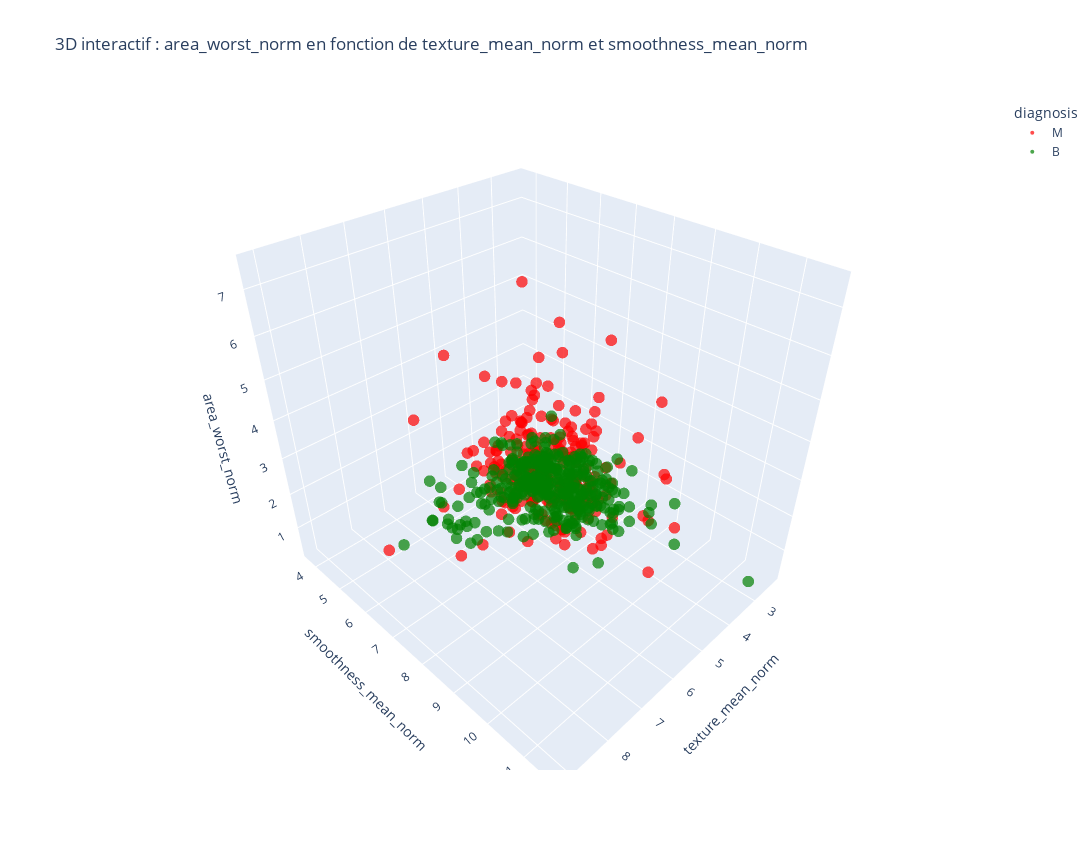
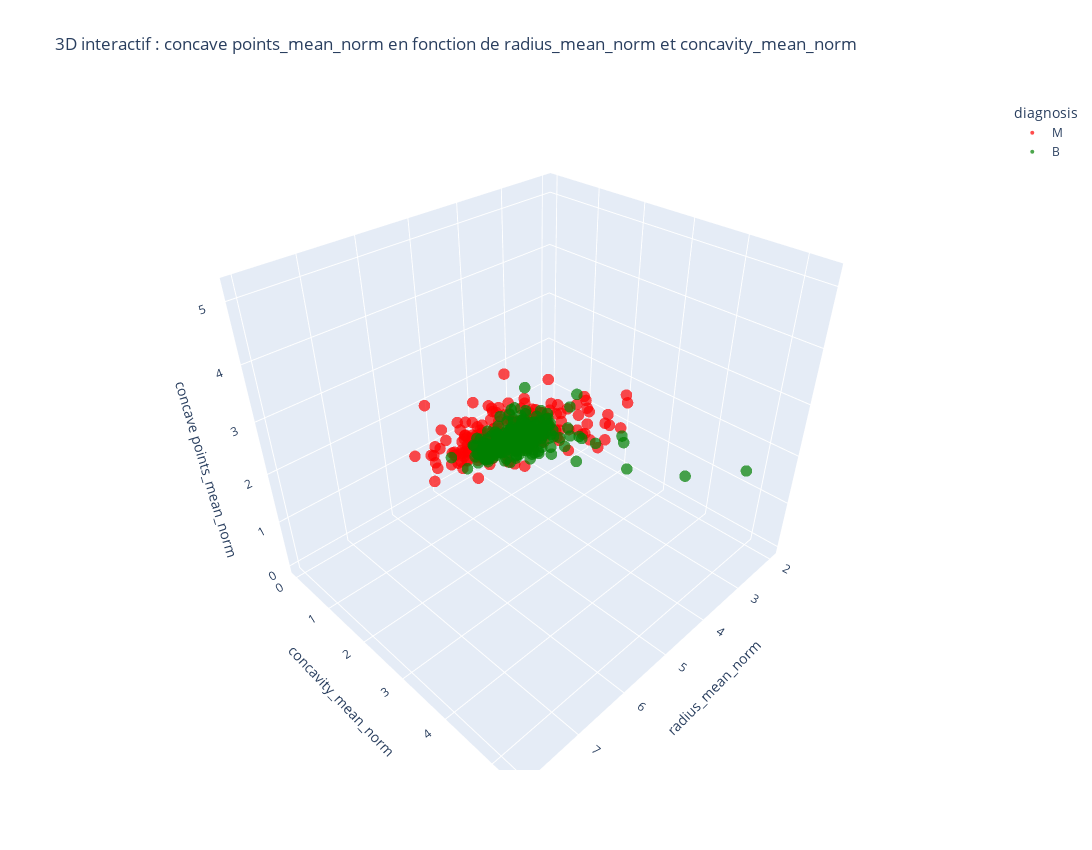
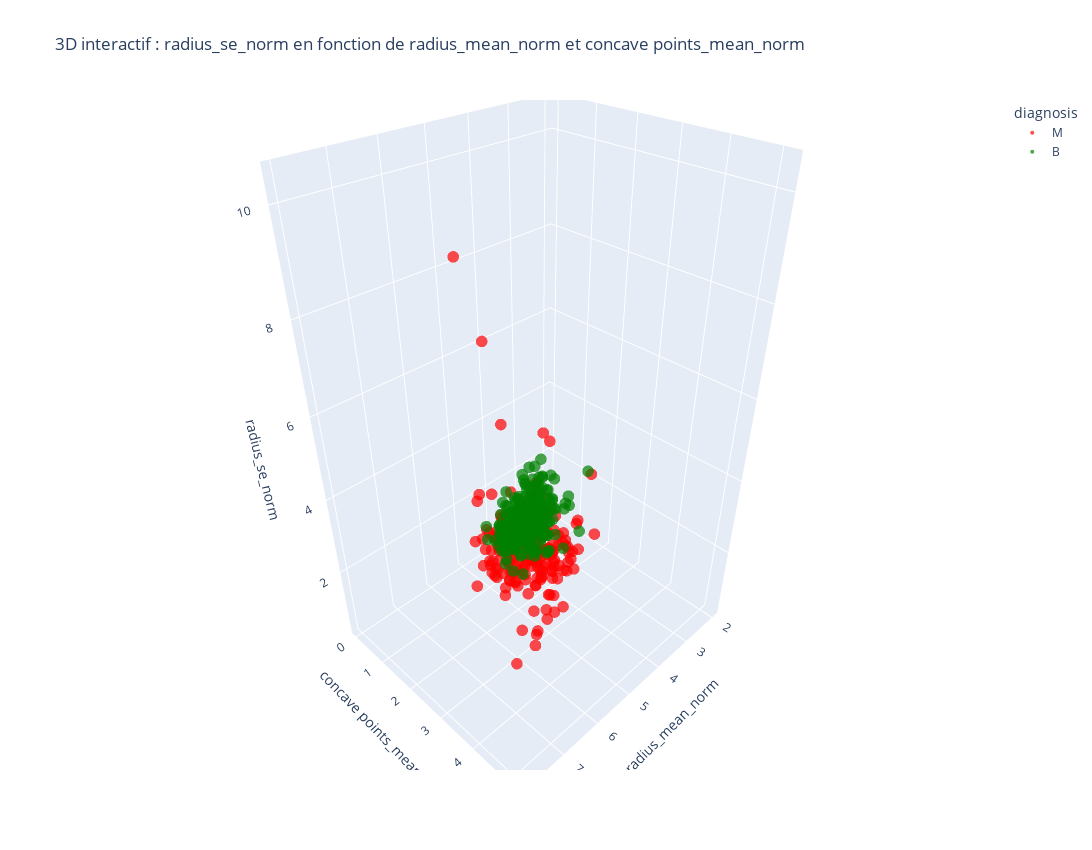
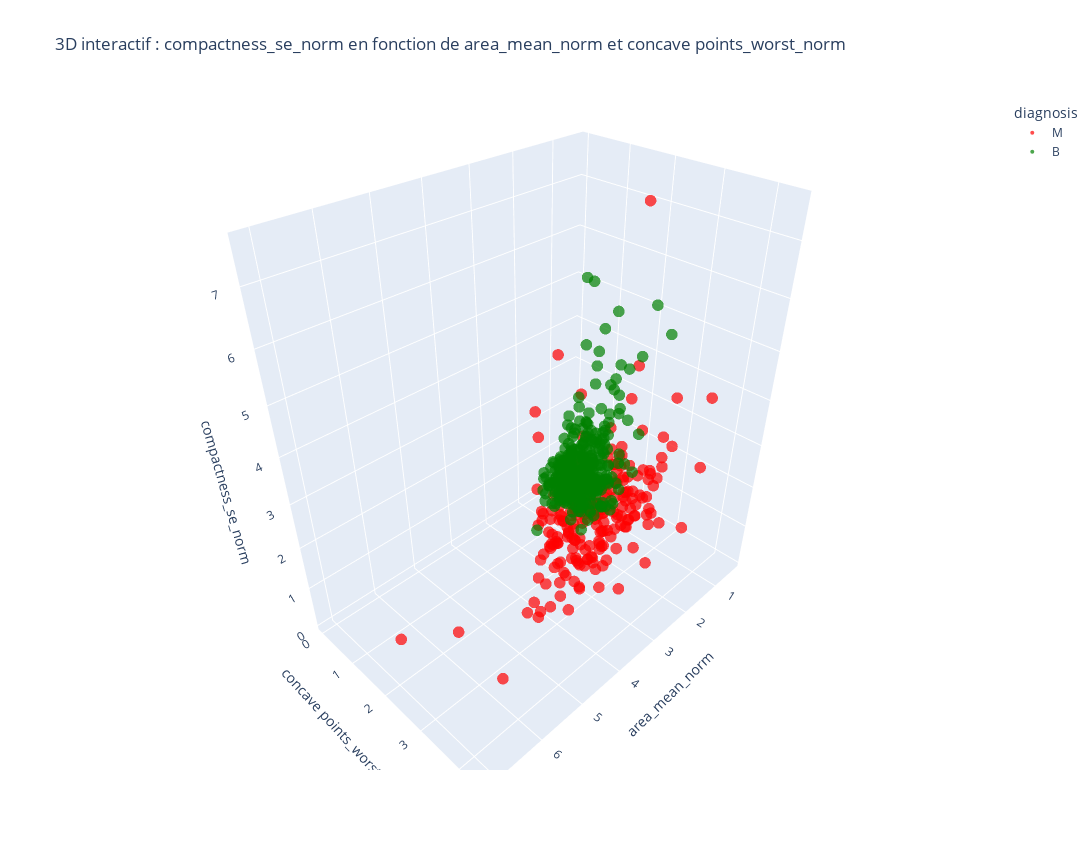

Here is the notebook cell these charts were saved with, in order:
### Code cell
import plotly.express as px

# Triplets à visualiser
plots_3d = [
    ("texture_mean_norm", "smoothness_mean_norm", "area_worst_norm"),
    ("radius_mean_norm", "concavity_mean_norm", "concave points_mean_norm"),
    ("radius_mean_norm", "concave points_mean_norm", "radius_se_norm"),
    ("area_mean_norm", "concave points_worst_norm", "compactness_se_norm")
]

# Boucle pour afficher les 4 figures interactives
for x, y, z in plots_3d:
    fig = px.scatter_3d(
        var_norm,
        x=x,
        y=y,
        z=z,
        color="diagnosis",
        opacity=0.7,
        color_discrete_map={"M": "red", "B": "green"},
        title=f"3D interactif : {z} en fonction de {x} et {y}"
    )
    fig.update_traces(marker=dict(size=4))  # Taille 
    fig.update_layout(
    title=f"3D interactif : {z} en fonction de {x} et {y}",
    width=1300,   # largeur en pixels
    height=850    # hauteur en pixels
)

    fig.show()

### Figure 1 — Plotly figure (JSON) as saved in the notebook; plotly's stock layout.template omitted (floating-point values rounded to 4 significant figures; data arrays with more than 128 entries replaced by an {"elided": "..."} marker saying what was removed)
{"data": [{"hovertemplate": "diagnosis=M<br>texture_mean_norm=%{x}<br>smoothness_mean_norm=%{y}<br>area_worst_norm=%{z}<extra></extra>", "legendgroup": "M", "marker": {"color": "red", "opacity": 0.7, "size": 4, "symbol": "circle"}, "mode": "markers", "name": "M", "scene": "scene", "showlegend": true, "type": "scatter3d", "x": {"elided": "212 float values"}, "y": {"elided": "212 float values"}, "z": {"elided": "212 float values"}}, {"hovertemplate": "diagnosis=B<br>texture_mean_norm=%{x}<br>smoothness_mean_norm=%{y}<br>area_worst_norm=%{z}<extra></extra>", "legendgroup": "B", "marker": {"color": "green", "opacity": 0.7, "size": 4, "symbol": "circle"}, "mode": "markers", "name": "B", "scene": "scene", "showlegend": true, "type": "scatter3d", "x": {"elided": "357 float values"}, "y": {"elided": "357 float values"}, "z": {"elided": "357 float values"}}], "layout": {"height": 850, "legend": {"title": {"text": "diagnosis"}, "tracegroupgap": 0}, "scene": {"domain": {"x": [0, 1], "y": [0, 1]}, "xaxis": {"title": {"text": "texture_mean_norm"}}, "yaxis": {"title": {"text": "smoothness_mean_norm"}}, "zaxis": {"title": {"text": "area_worst_norm"}}}, "title": {"text": "3D interactif : area_worst_norm en fonction de texture_mean_norm et smoothness_mean_norm"}, "width": 1300}}

### Figure 2 — Plotly figure (JSON) as saved in the notebook; plotly's stock layout.template omitted (floating-point values rounded to 4 significant figures; data arrays with more than 128 entries replaced by an {"elided": "..."} marker saying what was removed)
{"data": [{"hovertemplate": "diagnosis=M<br>radius_mean_norm=%{x}<br>concavity_mean_norm=%{y}<br>concave points_mean_norm=%{z}<extra></extra>", "legendgroup": "M", "marker": {"color": "red", "opacity": 0.7, "size": 4, "symbol": "circle"}, "mode": "markers", "name": "M", "scene": "scene", "showlegend": true, "type": "scatter3d", "x": {"elided": "212 float values"}, "y": {"elided": "212 float values"}, "z": {"elided": "212 float values"}}, {"hovertemplate": "diagnosis=B<br>radius_mean_norm=%{x}<br>concavity_mean_norm=%{y}<br>concave points_mean_norm=%{z}<extra></extra>", "legendgroup": "B", "marker": {"color": "green", "opacity": 0.7, "size": 4, "symbol": "circle"}, "mode": "markers", "name": "B", "scene": "scene", "showlegend": true, "type": "scatter3d", "x": {"elided": "357 float values"}, "y": {"elided": "357 float values"}, "z": {"elided": "357 float values"}}], "layout": {"height": 850, "legend": {"title": {"text": "diagnosis"}, "tracegroupgap": 0}, "scene": {"domain": {"x": [0, 1], "y": [0, 1]}, "xaxis": {"title": {"text": "radius_mean_norm"}}, "yaxis": {"title": {"text": "concavity_mean_norm"}}, "zaxis": {"title": {"text": "concave points_mean_norm"}}}, "title": {"text": "3D interactif : concave points_mean_norm en fonction de radius_mean_norm et concavity_mean_norm"}, "width": 1300}}

### Figure 3 — Plotly figure (JSON) as saved in the notebook; plotly's stock layout.template omitted (floating-point values rounded to 4 significant figures; data arrays with more than 128 entries replaced by an {"elided": "..."} marker saying what was removed)
{"data": [{"hovertemplate": "diagnosis=M<br>radius_mean_norm=%{x}<br>concave points_mean_norm=%{y}<br>radius_se_norm=%{z}<extra></extra>", "legendgroup": "M", "marker": {"color": "red", "opacity": 0.7, "size": 4, "symbol": "circle"}, "mode": "markers", "name": "M", "scene": "scene", "showlegend": true, "type": "scatter3d", "x": {"elided": "212 float values"}, "y": {"elided": "212 float values"}, "z": {"elided": "212 float values"}}, {"hovertemplate": "diagnosis=B<br>radius_mean_norm=%{x}<br>concave points_mean_norm=%{y}<br>radius_se_norm=%{z}<extra></extra>", "legendgroup": "B", "marker": {"color": "green", "opacity": 0.7, "size": 4, "symbol": "circle"}, "mode": "markers", "name": "B", "scene": "scene", "showlegend": true, "type": "scatter3d", "x": {"elided": "357 float values"}, "y": {"elided": "357 float values"}, "z": {"elided": "357 float values"}}], "layout": {"height": 850, "legend": {"title": {"text": "diagnosis"}, "tracegroupgap": 0}, "scene": {"domain": {"x": [0, 1], "y": [0, 1]}, "xaxis": {"title": {"text": "radius_mean_norm"}}, "yaxis": {"title": {"text": "concave points_mean_norm"}}, "zaxis": {"title": {"text": "radius_se_norm"}}}, "title": {"text": "3D interactif : radius_se_norm en fonction de radius_mean_norm et concave points_mean_norm"}, "width": 1300}}

### Figure 4 — Plotly figure (JSON) as saved in the notebook; plotly's stock layout.template omitted (floating-point values rounded to 4 significant figures; data arrays with more than 128 entries replaced by an {"elided": "..."} marker saying what was removed)
{"data": [{"hovertemplate": "diagnosis=M<br>area_mean_norm=%{x}<br>concave points_worst_norm=%{y}<br>compactness_se_norm=%{z}<extra></extra>", "legendgroup": "M", "marker": {"color": "red", "opacity": 0.7, "size": 4, "symbol": "circle"}, "mode": "markers", "name": "M", "scene": "scene", "showlegend": true, "type": "scatter3d", "x": {"elided": "212 float values"}, "y": {"elided": "212 float values"}, "z": {"elided": "212 float values"}}, {"hovertemplate": "diagnosis=B<br>area_mean_norm=%{x}<br>concave points_worst_norm=%{y}<br>compactness_se_norm=%{z}<extra></extra>", "legendgroup": "B", "marker": {"color": "green", "opacity": 0.7, "size": 4, "symbol": "circle"}, "mode": "markers", "name": "B", "scene": "scene", "showlegend": true, "type": "scatter3d", "x": {"elided": "357 float values"}, "y": {"elided": "357 float values"}, "z": {"elided": "357 float values"}}], "layout": {"height": 850, "legend": {"title": {"text": "diagnosis"}, "tracegroupgap": 0}, "scene": {"domain": {"x": [0, 1], "y": [0, 1]}, "xaxis": {"title": {"text": "area_mean_norm"}}, "yaxis": {"title": {"text": "concave points_worst_norm"}}, "zaxis": {"title": {"text": "compactness_se_norm"}}}, "title": {"text": "3D interactif : compactness_se_norm en fonction de area_mean_norm et concave points_worst_norm"}, "width": 1300}}
